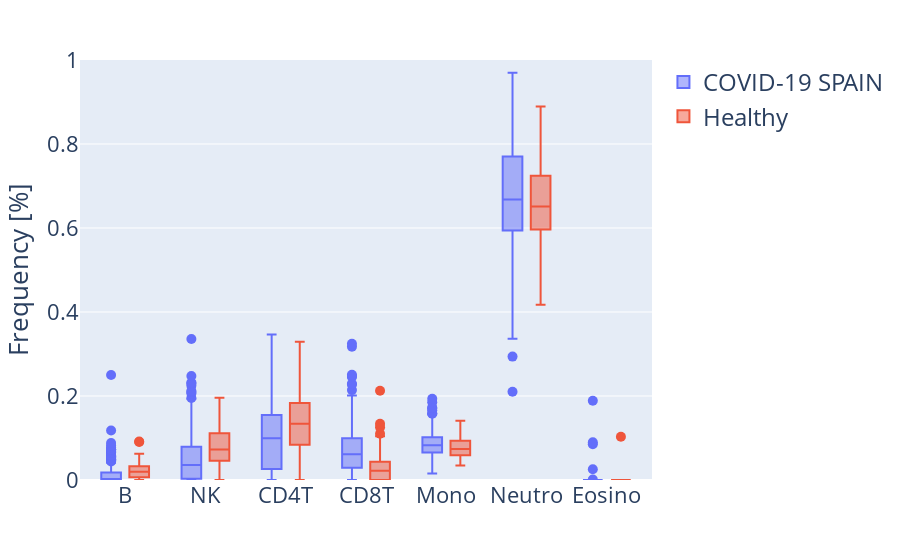

The code cell stored with this chart in its notebook:
### Code cell
spain_cf.Sample_Group = spain_cf.Sample_Group.map(
    {"Covid-19": "COVID-19 SPAIN", "Helathy Blood": "Healthy"}
)
fig = px.box(
    spain_cf,
    color="Sample_Group",
    labels={"variable": "", "value": "Frequency [%]"},
)

fig.update_layout(legend=dict(font=dict(size=24), title=""), font=dict(size=22))
fig.update_traces(marker=dict(size=10))
fig.update_yaxes(range=[0, 1])

fig.write_image("../Plots/CF_before_CFC.jpg")
fig.show()

### Figure 1 — Plotly figure (JSON) as saved in the notebook; plotly's stock layout.template omitted (floating-point values rounded to 4 significant figures; data arrays with more than 128 entries replaced by an {"elided": "..."} marker saying what was removed)
{"data": [{"alignmentgroup": "True", "hovertemplate": "Sample_Group=COVID-19 SPAIN<br>=%{x}<br>Frequency [%]=%{y}<extra></extra>", "legendgroup": "COVID-19 SPAIN", "marker": {"color": "#636efa", "size": 10}, "name": "COVID-19 SPAIN", "notched": false, "offsetgroup": "COVID-19 SPAIN", "orientation": "v", "showlegend": true, "type": "box", "x": {"elided": "2849 str values"}, "x0": " ", "xaxis": "x", "y": {"elided": "2849 float values"}, "y0": " ", "yaxis": "y"}, {"alignmentgroup": "True", "hovertemplate": "Sample_Group=Healthy<br>=%{x}<br>Frequency [%]=%{y}<extra></extra>", "legendgroup": "Healthy", "marker": {"color": "#EF553B", "size": 10}, "name": "Healthy", "notched": false, "offsetgroup": "Healthy", "orientation": "v", "showlegend": true, "type": "box", "x": {"elided": "581 str values"}, "x0": " ", "xaxis": "x", "y": {"elided": "581 float values"}, "y0": " ", "yaxis": "y"}], "layout": {"autosize": true, "boxmode": "group", "font": {"size": 22}, "legend": {"font": {"size": 24}, "title": {"text": ""}, "tracegroupgap": 0}, "margin": {"t": 60}, "xaxis": {"anchor": "y", "autorange": true, "domain": [0, 1], "range": [-0.546, 6.546], "title": {"text": ""}, "type": "category"}, "yaxis": {"anchor": "x", "domain": [0, 1], "range": [0, 1], "title": {"text": "Frequency [%]"}, "type": "linear"}}}
